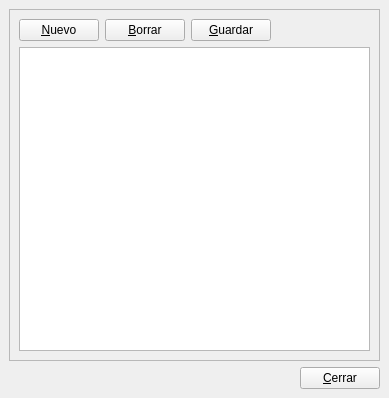
<ui version="4.0" >
 <author>Tomeu Borrás Riera y Fco. Javier M. C.</author>
 <comment></comment>
 <exportmacro></exportmacro>
 <class>ListProvinciasBase</class>
 <widget class="QWidget" name="ListProvinciasBase" >
  <property name="geometry" >
   <rect>
    <x>0</x>
    <y>0</y>
    <width>389</width>
    <height>398</height>
   </rect>
  </property>
  <property name="windowTitle" >
   <string>Provincias</string>
  </property>
  <property name="windowIcon" >
   <iconset resource="../../bulmages-recursos-graficos.qrc" >:/Bulmafact48x48/images/png/48x48/i_bulmages_bancos.48x48.png</iconset>
  </property>
  <layout class="QVBoxLayout" >
   <property name="margin" >
    <number>9</number>
   </property>
   <property name="spacing" >
    <number>6</number>
   </property>
   <item>
    <layout class="QVBoxLayout" >
     <property name="margin" >
      <number>0</number>
     </property>
     <property name="spacing" >
      <number>6</number>
     </property>
     <item>
      <widget class="QFrame" name="frame" >
       <property name="frameShape" >
        <enum>QFrame::StyledPanel</enum>
       </property>
       <property name="frameShadow" >
        <enum>QFrame::Raised</enum>
       </property>
       <layout class="QHBoxLayout" >
        <property name="margin" >
         <number>9</number>
        </property>
        <property name="spacing" >
         <number>6</number>
        </property>
        <item>
         <layout class="QVBoxLayout" >
          <property name="margin" >
           <number>0</number>
          </property>
          <property name="spacing" >
           <number>6</number>
          </property>
          <item>
           <layout class="QHBoxLayout" >
            <property name="margin" >
             <number>0</number>
            </property>
            <property name="spacing" >
             <number>6</number>
            </property>
            <item>
             <widget class="QPushButton" name="botonnew" >
              <property name="text" >
               <string>&amp;Nuevo</string>
              </property>
             </widget>
            </item>
            <item>
             <widget class="QPushButton" name="botondelete" >
              <property name="text" >
               <string>&amp;Borrar</string>
              </property>
             </widget>
            </item>
            <item>
             <widget class="QPushButton" name="botonsave" >
              <property name="text" >
               <string>&amp;Guardar</string>
              </property>
             </widget>
            </item>
            <item>
             <spacer>
              <property name="orientation" >
               <enum>Qt::Horizontal</enum>
              </property>
              <property name="sizeHint" >
               <size>
                <width>40</width>
                <height>20</height>
               </size>
              </property>
             </spacer>
            </item>
           </layout>
          </item>
          <item>
           <widget class="QTableWidget" name="m_listado" />
          </item>
         </layout>
        </item>
       </layout>
      </widget>
     </item>
     <item>
      <layout class="QHBoxLayout" >
       <property name="margin" >
        <number>0</number>
       </property>
       <property name="spacing" >
        <number>6</number>
       </property>
       <item>
        <spacer>
         <property name="orientation" >
          <enum>Qt::Horizontal</enum>
         </property>
         <property name="sizeHint" >
          <size>
           <width>40</width>
           <height>20</height>
          </size>
         </property>
        </spacer>
       </item>
       <item>
        <widget class="QPushButton" name="m_botonCerrar" >
         <property name="text" >
          <string>&amp;Cerrar</string>
         </property>
        </widget>
       </item>
      </layout>
     </item>
    </layout>
   </item>
  </layout>
 </widget>
 <layoutdefault spacing="2" margin="6" />
 <pixmapfunction></pixmapfunction>
 <resources>
  <include location="../../bulmages-recursos-graficos.qrc" />
 </resources>
 <connections>
  <connection>
   <sender>m_botonCerrar</sender>
   <signal>clicked()</signal>
   <receiver>ListProvinciasBase</receiver>
   <slot>close()</slot>
   <hints>
    <hint type="sourcelabel" >
     <x>335</x>
     <y>373</y>
    </hint>
    <hint type="destinationlabel" >
     <x>194</x>
     <y>198</y>
    </hint>
   </hints>
  </connection>
 </connections>
</ui>
